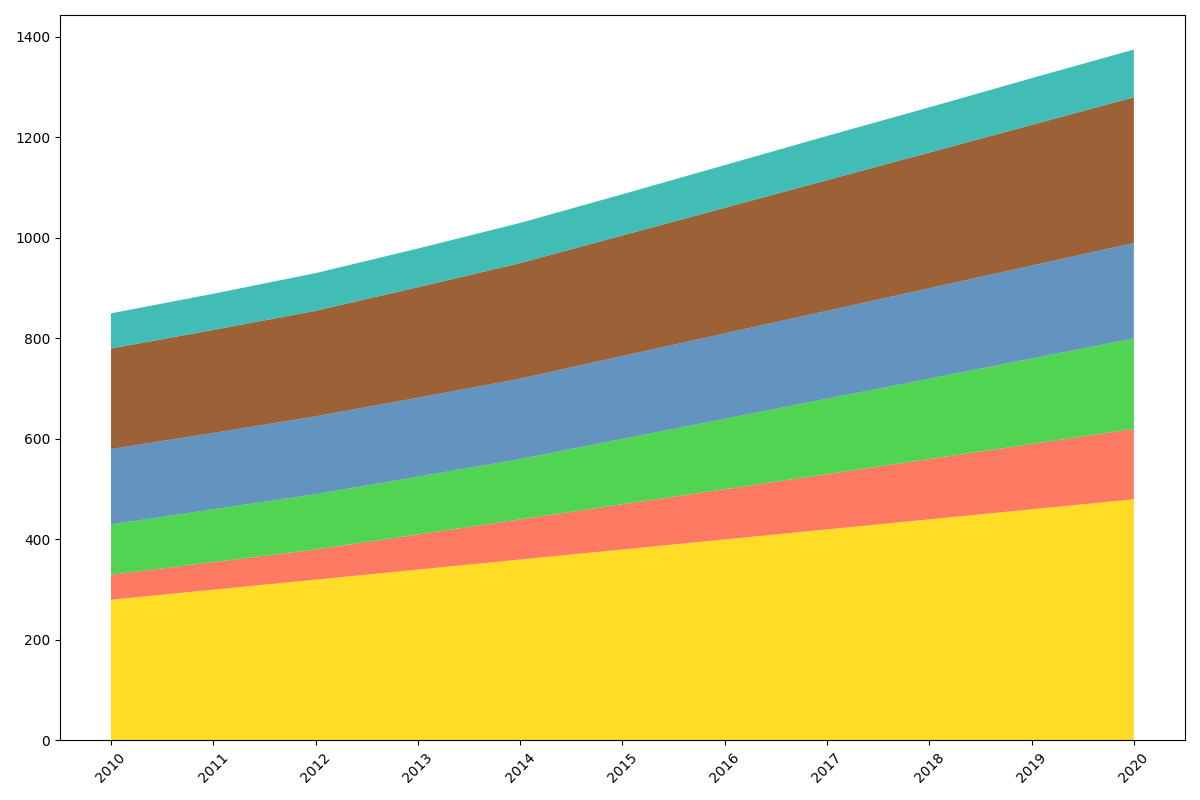

Recreate this plot in Python.
import matplotlib.pyplot as plt
import numpy as np

# Define the years for the chart
years = np.arange(2010, 2021)

# Food production data (in million tonnes)
cereals = [280, 300, 320, 340, 360, 380, 400, 420, 440, 460, 480]
fruits = [50, 55, 60, 70, 80, 90, 100, 110, 120, 130, 140]
vegetables = [100, 105, 110, 115, 120, 130, 140, 150, 160, 170, 180]
dairy = [150, 152, 155, 157, 160, 165, 170, 175, 180, 185, 190]
meat = [200, 205, 210, 220, 230, 240, 250, 260, 270, 280, 290]
seafood = [70, 72, 75, 77, 80, 82, 85, 88, 90, 93, 95]

# Stack the data
food_production = np.vstack([cereals, fruits, vegetables, dairy, meat, seafood])

# Define the colors for each food category
colors = ['#FFD700', '#FF6347', '#32CD32', '#4682B4', '#8B4513', '#20B2AA']

# Initialize the figure and axes
fig, ax = plt.subplots(figsize=(12, 8))

# Plot the stacked area chart
ax.stackplot(years, food_production, colors=colors, alpha=0.85)

# Format x-axis
ax.set_xticks(years)
ax.set_xticklabels(years, rotation=45)

# Adjust layout
plt.tight_layout()

# Show the plot
plt.show()
